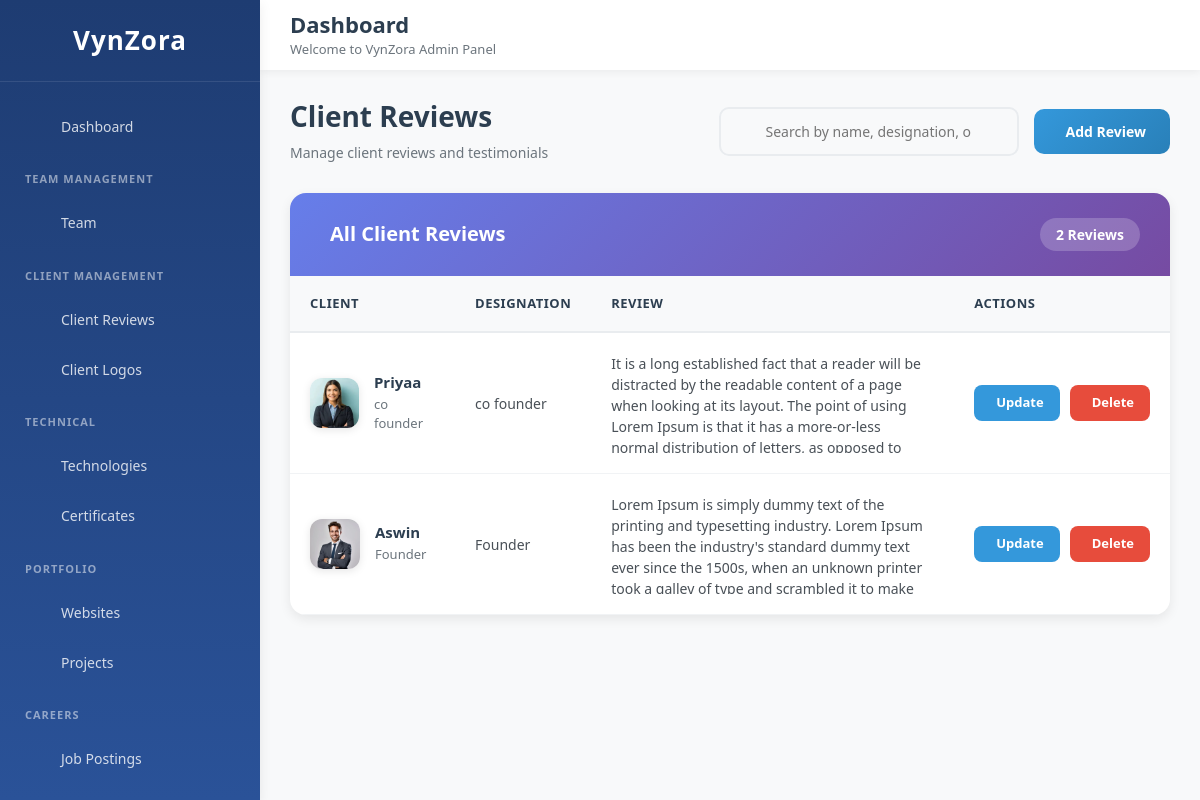
/view-client-reviews/ (signed in), run on the app's committed database.
### vynzora_app/models.py (models this page shows, shortened)
class ClientReview(models.Model):
    client_name = models.CharField(max_length=100, null=True, blank=True)
    client_image = models.ImageField(upload_to='client_images/', null=True, blank=True)
    designation = models.CharField(max_length=100, null=True, blank=True)
    review = models.TextField(null=True, blank=True)

### vynzora_app/views.py (the view)
# urls.py: path('view-client-reviews/', views.view_client_reviews, name='view_client_reviews'),
@login_required(login_url='user_login')
def view_client_reviews(request):
    client_reviews = ClientReview.objects.all().order_by('-id')
    return render(request, 'admin_home/view_client_reviews.html', {'client_reviews': client_reviews})

### templates/admin_home/view_client_reviews.html (shortened to what this page needs)
{% extends "admin_home/base.html" %}
{% load static %}
{% block content %}
<div class="reviews-list-container">
  <div class="page-header">
    <div class="header-left">
      <h2>Client Reviews</h2>
      <p>Manage client reviews and testimonials</p>
    </div>
    <div class="header-right">
      <div class="search-box">
        <input
          type="text"
          id="searchInput"
          placeholder="Search by name, designation, or review..."
          autocomplete="off"
        >
      </div>
      <a href="{% url 'add_client_review' %}" class="btn-add">
        Add Review
      </a>
    </div>
  </div>
  <div class="reviews-card">
    <div class="reviews-card-header">
      <h3>
        All Client Reviews
      </h3>
      <span class="reviews-count" id="reviewsCount">{{ client_reviews|length }} Reviews</span>
    </div>
    <div class="table-wrapper">
      {% if client_reviews %}
      <table class="reviews-table">
        <thead>
          <tr>
            <th>Client</th>
            <th>Designation</th>
            <th>Review</th>
            <th>Actions</th>
          </tr>
        </thead>
        <tbody id="reviewsTableBody">
          {% for client_review in client_reviews %}
          <tr data-name="{{ client_review.client_name }}" data-designation="{{ client_review.designation }}" data-review="{{ client_review.review }}">
            <td>
              <div class="client-info">
                {% if client_review.client_image %}
                  <img src="{{ client_review.client_image.url }}" alt="{{ client_review.client_name }}" class="client-avatar">
                {% else %}
                  <div class="no-image">{{ client_review.client_name|first|upper }}</div>
                {% endif %}
                <div class="client-details">
                  <h4 class="client-name">{{ client_review.client_name }}</h4>
                  <p class="client-designation-mobile">{{ client_review.designation }}</p>
                </div>
              </div>
            </td>
            <td class="client-designation-desktop">{{ client_review.designation }}</td>
            <td>
              <div class="review-text">{{ client_review.review }}</div>
            </td>
            <td>
              <div class="action-buttons">
                <button
                  type="button"
                  class="btn-action btn-update"
                  onclick="openUpdateModal({{ client_review.id }}, '{{ client_review.client_name|escapejs }}', '{{ client_review.designation|escapejs }}', `{{ client_review.review|escapejs }}`, '{% if client_review.client_image %}{{ client_review.client_image.url }}{% endif %}')"
                >
                  Update
                </button>
                <button
                  type="button"
                  class="btn-action btn-delete"
                  onclick="openDeleteModal({{ client_review.id }}, '{{ client_review.client_name|escapejs }}')"
                >
                  Delete
                </button>
              </div>
            </td>
          </tr>
          {% endfor %}
        </tbody>
      </table>
      {% endif %}
    </div>
  </div>
</div>
{% endblock %}

### templates/admin_home/base.html (style rules this page uses)
* { margin: 0; padding: 0; box-sizing: border-box; }
:root { --primary-color: #3498db; --secondary-color: #2c3e50; --success-color: #2ecc71; --warning-color: #f39c12; --danger-color: #e74c3c; --info-color: #9b59b6; --light-bg: #f8f9fa; --dark-text: #2c3e50; --light-text: #6c757d; --border-color: #e9ecef; --sidebar-width: 260px; --header-height: 70px; --shadow-sm: 0 2px 8px rgba(0, 0, 0, 0.06); --shadow-md: 0 4px 12px rgba(0, 0, 0, 0.08); --shadow-lg: 0 8px 24px rgba(0, 0, 0, 0.12); }
body { font-family: 'Segoe UI', Tahoma, Geneva, Verdana, sans-serif; background-color: var(--light-bg); overflow-x: hidden; }
.action-buttons { display: grid; gap: 12px; }

### templates/admin_home/view_client_reviews.html (style rules this page uses)
.reviews-list-container { max-width: 1400px; margin: 0 auto; animation: fadeIn 0.5s ease; }
.page-header { display: flex; justify-content: space-between; align-items: center; margin-bottom: 30px; flex-wrap: wrap; gap: 20px; }
.header-left h2 { font-size: 28px; font-weight: 700; color: #2c3e50; margin-bottom: 8px; }
.header-left p { color: #6c757d; font-size: 14px; margin: 0; }
.header-right { display: flex; gap: 15px; align-items: center; }
.search-box { position: relative; width: 300px; }
.search-box input { width: 100%; padding: 12px 45px 12px 45px; border: 2px solid #e9ecef; border-radius: 10px; font-size: 14px; transition: all 0.3s ease; background: #f8f9fa; }
.btn-add { padding: 12px 24px; background: linear-gradient(135deg, #3498db, #2980b9); color: white; border: none; border-radius: 10px; font-size: 14px; font-weight: 600; cursor: pointer; transition: all 0.3s ease; display: inline-flex; align-items: center; gap: 8px; text-decoration: none; }
.reviews-card { background: #fff; border-radius: 16px; box-shadow: 0 4px 12px rgba(0, 0, 0, 0.08); overflow: hidden; }
.reviews-card-header { background: linear-gradient(135deg, #667eea 0%, #764ba2 100%); padding: 25px 30px; color: white; display: flex; align-items: center; justify-content: space-between; }
.reviews-card-header h3 { font-size: 20px; font-weight: 700; margin: 0; display: flex; align-items: center; gap: 10px; }
.reviews-count { background: rgba(255, 255, 255, 0.2); padding: 6px 16px; border-radius: 20px; font-size: 14px; font-weight: 600; }
.table-wrapper { overflow-x: auto; max-height: 600px; overflow-y: auto; }
.reviews-table { width: 100%; border-collapse: collapse; }
.reviews-table thead { background: #f8f9fa; position: sticky; top: 0; z-index: 10; }
.reviews-table thead th { padding: 18px 20px; text-align: left; font-size: 13px; font-weight: 700; color: #2c3e50; text-transform: uppercase; letter-spacing: 0.5px; border-bottom: 2px solid #e9ecef; }
.reviews-table tbody tr { border-bottom: 1px solid #f1f3f5; transition: all 0.3s ease; }
.reviews-table tbody td { padding: 20px; font-size: 14px; color: #495057; }
.client-info { display: flex; align-items: center; gap: 15px; }
.client-avatar { width: 50px; height: 50px; border-radius: 12px; object-fit: cover; box-shadow: 0 2px 8px rgba(0, 0, 0, 0.1); }
.client-details h4 { font-size: 15px; font-weight: 600; color: #2c3e50; margin: 0 0 4px 0; }
.client-details p { font-size: 13px; color: #6c757d; margin: 0; }
.review-text { max-width: 500px; line-height: 1.5; word-wrap: break-word; max-height: 100px; overflow-y: auto; padding-right: 10px; }
.action-buttons { display: flex; gap: 10px; }
.btn-action { padding: 8px 16px; border: none; border-radius: 8px; font-size: 13px; font-weight: 600; cursor: pointer; transition: all 0.3s ease; display: inline-flex; align-items: center; gap: 6px; }
.btn-update { background: #3498db; color: white; }
.btn-delete { background: #e74c3c; color: white; }

### data on the page
ClientReview: client_image (picture), client_name "Priyaa", designation "co founder", review "It is a long established fact that a reader will be distracted by the readable content of a page when looking at its layout. The point of using Lorem Ipsum is that it has a more-or-less normal distribution of letters, as opposed to…"
ClientReview: client_image (picture), client_name "Aswin", designation "Founder", review "Lorem Ipsum is simply dummy text of the printing and typesetting industry. Lorem Ipsum has been the industry's standard dummy text ever since the 1500s, when an unknown printer took a galley of type and scrambled it to make…"

### other printed values
{{ client_reviews|length }} "2"
